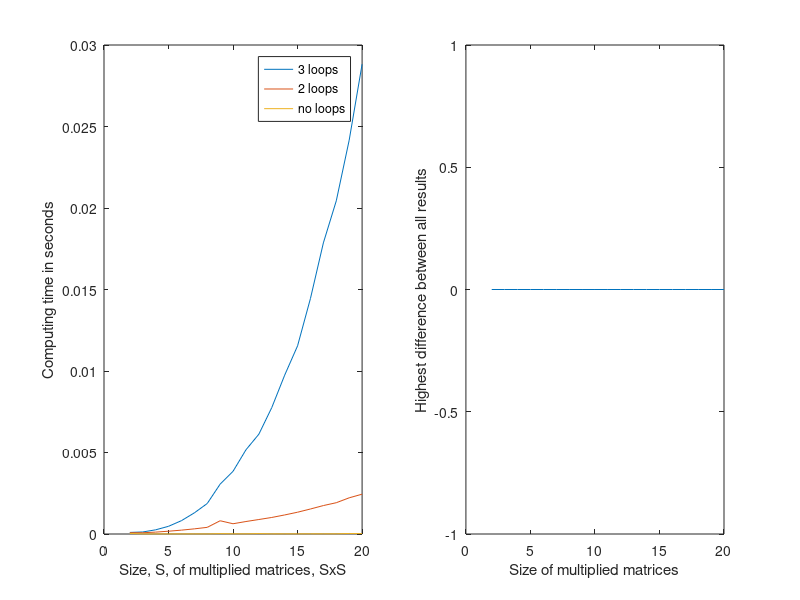

Here is the MATLAB script that generated this plot:
function A1_exercises
  function C = multiply_matrices_3loops(A,B)
    if size(A)(2) != size(B)(1)
      disp("cant multiply because size(A)(2) != size(B)")
      return
    endif
    
    M=size(A)(1);
    N=size(A)(2);
    O=size(B)(2);
    C = zeros(M,O);
    
    for m=1:M
        for o=1:O
            for n=1:N
              C(m,o)+=A(m,n)*B(n,o);
            endfor
        endfor
    endfor
    
  endfunction

  function C = multiply_matrices_2loops(A,B)
        
    if size(A)(2) != size(B)(1)
      disp("cant multiply because size(A)(2) != size(B)")
      return
    endif
    
    M=size(A)(1);
    N=size(A)(2);
    O=size(B)(2);
    
    C = zeros(M,O);
    
    for m=1:M
        for o=1:O
            #there are two options to do this:
            C(m,o)=sum(A(m,:).*B(:,o).');
            #C(m,o)=A(m,:)*B(:,o);
        endfor
    endfor
    endfunction
    
  function C = multiply_matrices_noloops(A,B)
        C=A*B;  
  endfunction
    
  function [t,C_3loops,C_2loops,C_noloop] = measure_execution_times(A,B)
    t=zeros(3,1);
    
    tic;
    C_3loops=multiply_matrices_3loops(A,B);
    t(1) = toc;
    
    tic;
    C_2loops=multiply_matrices_2loops(A,B);
    t(2) = toc;
    
    tic;
    C_noloop=multiply_matrices_noloops(A,B);
    t(3) = toc;
  endfunction
  
  
  # init stuff:
  s=2:20; #calculating with s times s (sxs) matrices
  
  timeresults=zeros(3,size(s)(2));
  
  #could compare matrices like this: max(max(abs(A-B))
  max_diff=zeros(1,size(s)(2));
  
  for i=1:size(s)(2)
      s(i)
      N=s(i);
      M=s(i);
      O=s(i);
      A=rand(M,N)*10;
      B=rand(N,O)*10;
      [timeresults(:,i),C3,C2,C0]=measure_execution_times(A,B);
      
      #compare results of 3loop-matrix (C3) and noloop-matrix(C0)
      # what is the maximum differenz between them?
      diff_c3_c0 = max(max(abs(C0-C3)));
      
      #compare results of 2loop-matrix (C2) and noloop-matrix(C0)
      diff_c2_c0 = max(max(abs(C0-C2)));
      
      max_diff(i)= max([diff_c3_c0,diff_c2_c0]);
      
  endfor
  
  subplot(1, 2, 1)
  plot(s,timeresults(:,:));
  xlabel ("Size, S, of multiplied matrices, SxS");
  ylabel ("Computing time in seconds");
  legend("3 loops","2 loops","no loops");
  
  subplot (1, 2, 2)
  plot(s,max_diff);
  xlabel("Size of multiplied matrices");
  ylabel ("Highest difference between all results");
  
endfunction